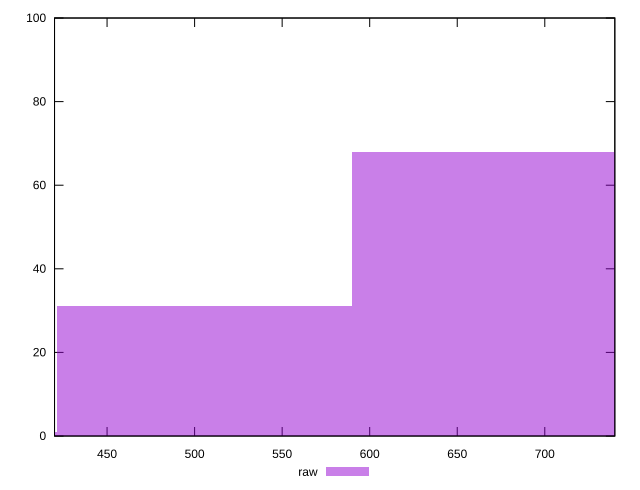

Recreate this plot in gnuplot.
reset

$raw <<EOF
674.1482857929138 68
505.6112143446854 31
337.0741428964569 1
EOF

set key outside below
set boxwidth 168.53707144822846
set xrange [420:740]
set yrange [0:100]
set trange [0:100]
set style fill transparent solid 0.5 noborder
set terminal svg size 640, 490 enhanced background rgb 'white'
set output "reports/report_00030_2021-02-24T20-42-31.540Z/uses-http2/samples/music/raw/histogram.svg"

plot $raw title "raw" with boxes

reset
